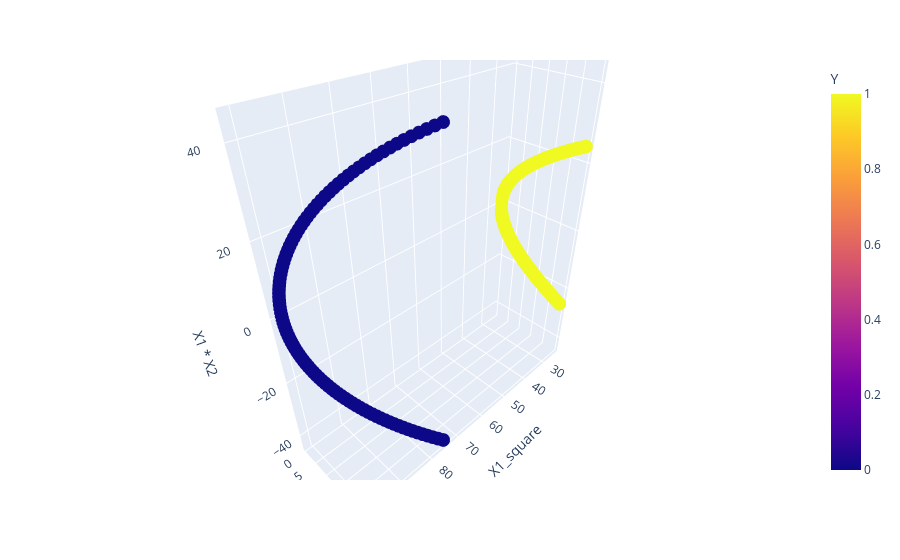

The code cell stored with this chart in its notebook:
### Code cell
fig = px.scatter_3d(df, x = 'X1_square', y = 'X2_square', z = 'X1 * X2', color = Y)
fig.show()

### Figure 1 — Plotly figure (JSON) as saved in the notebook; plotly's stock layout.template omitted (floating-point values rounded to 4 significant figures; data arrays with more than 128 entries replaced by an {"elided": "..."} marker saying what was removed)
{"data": [{"hovertemplate": "X1_square=%{x}<br>X2_square=%{y}<br>X1 * X2=%{z}<br>Y=%{marker.color}<extra></extra>", "legendgroup": "", "marker": {"color": {"elided": "400 int values"}, "coloraxis": "coloraxis", "symbol": "circle"}, "mode": "markers", "name": "", "scene": "scene", "showlegend": false, "type": "scatter3d", "x": {"elided": "400 float values"}, "y": {"elided": "400 float values"}, "z": {"elided": "400 float values"}}], "layout": {"coloraxis": {"colorbar": {"title": {"text": "Y"}}, "colorscale": [[0, "#0d0887"], [0.1111, "#46039f"], [0.2222, "#7201a8"], [0.3333, "#9c179e"], [0.4444, "#bd3786"], [0.5556, "#d8576b"], [0.6667, "#ed7953"], [0.7778, "#fb9f3a"], [0.8889, "#fdca26"], [1, "#f0f921"]]}, "legend": {"tracegroupgap": 0}, "margin": {"t": 60}, "scene": {"domain": {"x": [0, 1], "y": [0, 1]}, "xaxis": {"title": {"text": "X1_square"}}, "yaxis": {"title": {"text": "X2_square"}}, "zaxis": {"title": {"text": "X1 * X2"}}}}}
